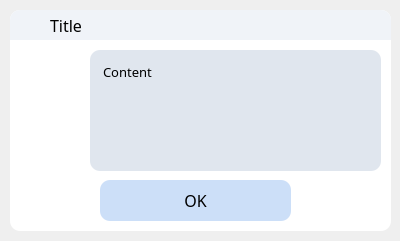
<?xml version="1.0" encoding="UTF-8"?>
<ui version="4.0">
 <class>Dialog</class>
 <widget class="QDialog" name="Dialog">
  <property name="geometry">
   <rect>
    <x>0</x>
    <y>0</y>
    <width>400</width>
    <height>241</height>
   </rect>
  </property>
  <property name="windowTitle">
   <string>Dialog</string>
  </property>
  <widget class="QWidget" name="background" native="true">
   <property name="geometry">
    <rect>
     <x>10</x>
     <y>10</y>
     <width>381</width>
     <height>221</height>
    </rect>
   </property>
   <property name="styleSheet">
    <string notr="true">background-color:#fff;
border-radius:10px;</string>
   </property>
   <widget class="QWidget" name="widget" native="true">
    <property name="geometry">
     <rect>
      <x>0</x>
      <y>0</y>
      <width>381</width>
      <height>30</height>
     </rect>
    </property>
    <property name="styleSheet">
     <string notr="true">background-color:#f0f3f8;
border-top-left-radius:10px;
border-top-right-radius:10px;
border-bottom-right-radius:0px;
border-bottom-left-radius:0px;</string>
    </property>
    <widget class="QLabel" name="title">
     <property name="geometry">
      <rect>
       <x>40</x>
       <y>5</y>
       <width>291</width>
       <height>21</height>
      </rect>
     </property>
     <property name="font">
      <font>
       <family>HarmonyOS Sans SC</family>
       <pointsize>12</pointsize>
      </font>
     </property>
     <property name="text">
      <string>Title</string>
     </property>
    </widget>
    <widget class="QPushButton" name="icon">
     <property name="geometry">
      <rect>
       <x>5</x>
       <y>0</y>
       <width>31</width>
       <height>31</height>
      </rect>
     </property>
     <property name="text">
      <string/>
     </property>
     <property name="icon">
      <iconset resource="cspbot20.qrc">
       <normaloff>:/icon/Images/Main.svg</normaloff>:/icon/Images/Main.svg</iconset>
     </property>
     <property name="iconSize">
      <size>
       <width>28</width>
       <height>28</height>
      </size>
     </property>
    </widget>
   </widget>
   <widget class="QLabel" name="content">
    <property name="enabled">
     <bool>true</bool>
    </property>
    <property name="geometry">
     <rect>
      <x>80</x>
      <y>40</y>
      <width>291</width>
      <height>121</height>
     </rect>
    </property>
    <property name="font">
     <font>
      <family>HarmonyOS Sans SC</family>
      <pointsize>10</pointsize>
     </font>
    </property>
    <property name="styleSheet">
     <string notr="true">background-color:#e0e6ee;
padding-top:10px;
padding-left: 10px;
padding-right:10px;
</string>
    </property>
    <property name="text">
     <string>Content</string>
    </property>
    <property name="textFormat">
     <enum>Qt::PlainText</enum>
    </property>
    <property name="alignment">
     <set>Qt::AlignLeading|Qt::AlignLeft|Qt::AlignTop</set>
    </property>
   </widget>
   <widget class="QPushButton" name="pushButton">
    <property name="geometry">
     <rect>
      <x>90</x>
      <y>170</y>
      <width>191</width>
      <height>41</height>
     </rect>
    </property>
    <property name="font">
     <font>
      <family>HarmonyOS Sans SC</family>
      <pointsize>12</pointsize>
     </font>
    </property>
    <property name="styleSheet">
     <string notr="true">background-color:#ccdff8;</string>
    </property>
    <property name="text">
     <string>OK</string>
    </property>
   </widget>
   <widget class="QLabel" name="infoStatus">
    <property name="enabled">
     <bool>true</bool>
    </property>
    <property name="geometry">
     <rect>
      <x>10</x>
      <y>60</y>
      <width>60</width>
      <height>60</height>
     </rect>
    </property>
    <property name="styleSheet">
     <string notr="true">border-radius:0;
background-color:#fff</string>
    </property>
    <property name="text">
     <string/>
    </property>
    <property name="pixmap">
     <pixmap resource="cspbot20.qrc">:/dialog/Images/info.svg</pixmap>
    </property>
    <property name="scaledContents">
     <bool>true</bool>
    </property>
   </widget>
   <widget class="QLabel" name="warnStatus">
    <property name="geometry">
     <rect>
      <x>10</x>
      <y>60</y>
      <width>60</width>
      <height>60</height>
     </rect>
    </property>
    <property name="styleSheet">
     <string notr="true">border-radius:0;
background-color:#fff</string>
    </property>
    <property name="text">
     <string/>
    </property>
    <property name="pixmap">
     <pixmap resource="cspbot20.qrc">:/dialog/Images/warn.svg</pixmap>
    </property>
    <property name="scaledContents">
     <bool>true</bool>
    </property>
   </widget>
   <widget class="QLabel" name="errorStatus">
    <property name="geometry">
     <rect>
      <x>10</x>
      <y>60</y>
      <width>60</width>
      <height>60</height>
     </rect>
    </property>
    <property name="styleSheet">
     <string notr="true">border-radius:0;
background-color:#fff</string>
    </property>
    <property name="text">
     <string/>
    </property>
    <property name="pixmap">
     <pixmap resource="cspbot20.qrc">:/dialog/Images/error.svg</pixmap>
    </property>
    <property name="scaledContents">
     <bool>true</bool>
    </property>
   </widget>
  </widget>
 </widget>
 <resources>
  <include location="cspbot20.qrc"/>
 </resources>
 <connections/>
</ui>
